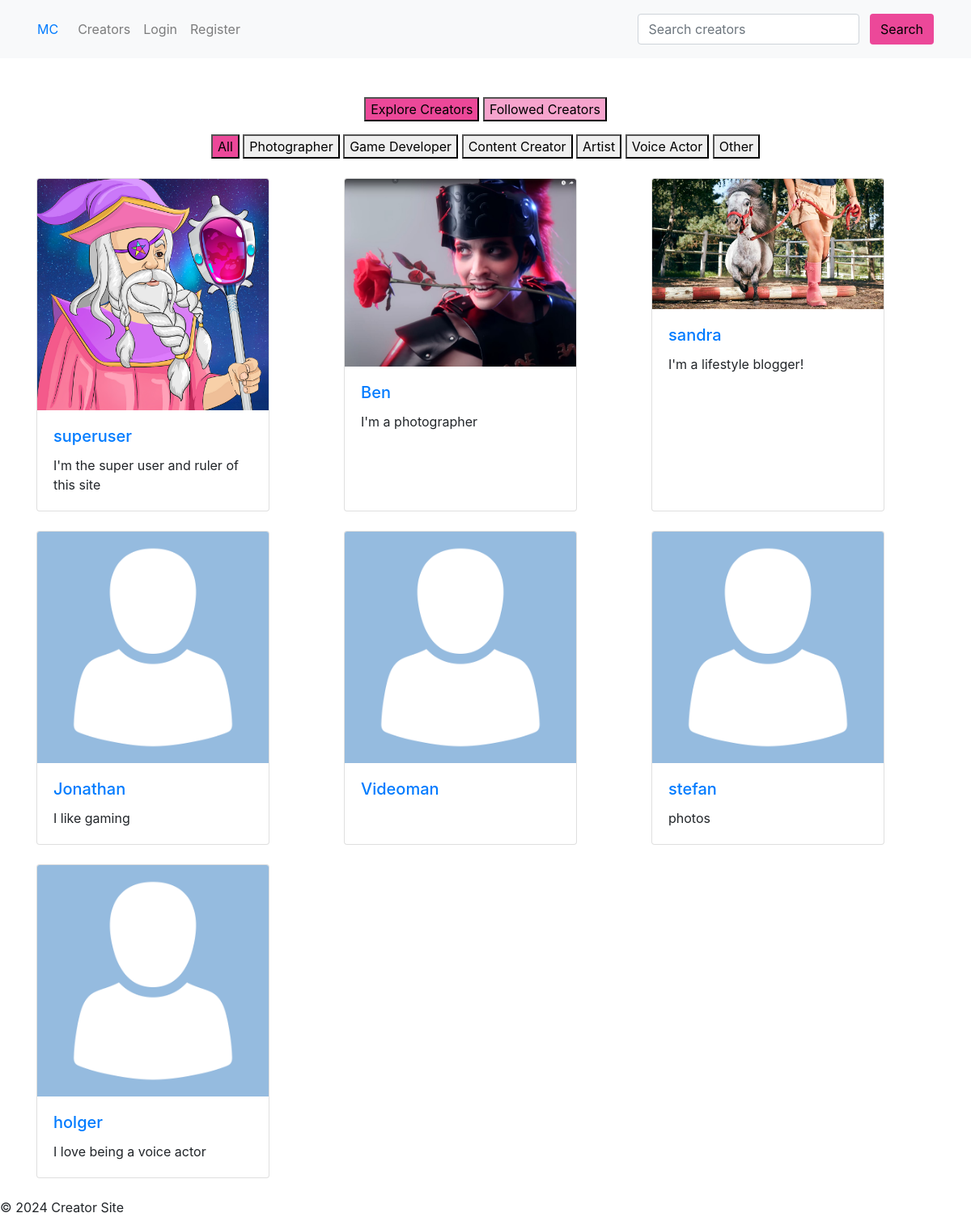
Screenshot of /creators/ with the database file from the repository.
### creators/models.py (models this page shows, shortened)
class Creator(models.Model):
    CREATOR_TYPES = [
        ('PHOTOGRAPHER', 'Photographer'),
        ('GAME_DEVELOPER', 'Game Developer'),
        ('CONTENT_CREATOR', 'Content Creator'),
        ('ARTIST', 'Artist'),
        ('VOICE_ACTOR', 'Voice Actor'),
        ('OTHER', 'Other'),
    ]
    STATUS_CHOICES = [
        ('PENDING', 'Pending'),
        ('APPROVED', 'Approved'),
        ('REJECTED', 'Rejected'),
    ]
    user = models.OneToOneField(User, on_delete=models.CASCADE)
    avatar = models.ImageField(upload_to='creator_avatars/', null=True, blank=True)
    about_me = models.TextField(blank=True)
    creator_type = models.CharField(max_length=20, choices=CREATOR_TYPES, default='OTHER')
    status = models.CharField(max_length=10, choices=STATUS_CHOICES, default='PENDING')
    request_message = models.TextField(blank=True)
    followers = models.ManyToManyField(User, related_name='following', blank=True)

### creators/views.py (the view)
# urls.py: path('creators/', views.CreatorListView.as_view(), name='creator_list'),
class CreatorListView(ListView):
    model = Creator
    template_name = 'creators/creator_list.html'
    context_object_name = 'creators'
    def get_queryset(self):
        queryset = super().get_queryset().filter(status='APPROVED')
        search_query = self.request.GET.get('search')
        if search_query:
            queryset = queryset.filter(
                Q(user__username__icontains=search_query) |
                Q(about_me__icontains=search_query)
            )
        return queryset
    def get_context_data(self, **kwargs):
        context = super().get_context_data(**kwargs)
        if self.request.user.is_authenticated:
            context['followed_creators'] = Creator.objects.filter(followers=self.request.user)
        context['creator_types'] = dict(Creator.CREATOR_TYPES)
        if self.request.user.is_staff or self.request.user.is_superuser:
            context['pending_creators'] = Creator.objects.filter(status='PENDING').exclude(about_me='')
        return context

### creators/templates/creators/creator_list.html (shortened to what this page needs)
{% extends 'base.html' %}
{% load static %}
{% block content %}
<div class="container mt-5">
    <div class="row justify-content-center">
        <div class="col-md-6 text-center">
            <div class="creator-nav">
                <button type="button" id="explore_button" class="creator-button active" data-target="explore">Explore Creators</button>
                <button type="button" id="followed_button" class="creator-button unactive" data-target="followed">Followed Creators</button>
            </div>
        </div>
    </div>
    <div class="row justify-content-center mt-3">
        <div class="col-md-8">
            <div class="filter-buttons text-center">
                <button class="filter-btn active" data-filter="all">All</button>
                {% for type_key, type_name in creator_types.items %}
                    <button class="filter-btn" data-filter="{{ type_key }}">{{ type_name }}</button>
                {% endfor %}
            </div>
        </div>
    </div>
    <div class="mt-4">
        <div id="explore_creators" class="shown creator-container">
            <div class="row creators-row">
                {% for creator in creators %}
                    <div class="col-md-4 mb-4 creator-col">
                        <div class="card creator-item" data-type="{{ creator.creator_type }}" style="width: 18rem;">
                            <a href="{% url 'creator_aboutme' username=creator.user.username %}">
                                {% if creator.avatar %}
                                    <img class="card-img-top" src="{{ creator.avatar.url }}" alt="{{ creator.user.username }}'s avatar" class="avatar">
                                {% else %}
                                    <img class="card-img-top" src="{% static 'images/placeholderavatar.png' %}" alt="{{ creator.user.username }}'s avatar" class="avatar">
                                {% endif %}
                            </a>
                            <div class="card-body">
                                <a href="{% url 'creator_aboutme' username=creator.user.username %}">
                                    <h5 class="card-title">{{ creator.user.username }}</h5>
                                </a>
                                <p class="card-text">{{ creator.about_me|truncatewords:20 }}</p>
                            </div>
                        </div>
                    </div>
                {% endfor %}
            </div>
        </div>
            </div>
        </div>
{% endblock %}

### static/css/style.css (style rules this page uses)
body { margin: 0; padding: 0; font-family: 'Roboto', sans-serif; background-color: #f0f0f0; }
a { color: #000; text-decoration: none; }
.creators-row { display: flex; flex-wrap: wrap; }
.creator-col { display: flex; }
.creator-item { width: 100%; }
.creator-button { background-color: turquoise; }
.active { background-color: #EC4899; }
.unactive { background-color: #ec489a7f; }
.shown { display: block; }

### rows the page displays
Creator: avatar (picture), user.username "superuser", about_me "I'm the super user and ruler of this site"
Creator: avatar (picture), user.username "Ben", about_me "I'm a photographer"
Creator: avatar (picture), user.username "sandra", about_me "I'm a lifestyle blogger!"
Creator: user.username "Jonathan", about_me "I like gaming"
Creator: user.username "Videoman"
Creator: user.username "stefan", about_me "photos"
Creator: user.username "holger", about_me "I love being a voice actor"

### other values shown
{{ type_name }} "Photographer" "Game Developer" "Content Creator" "Artist" "Voice Actor" "Other"
